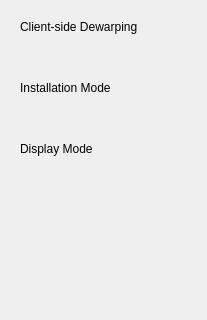
<?xml version="1.0" encoding="UTF-8"?>
<ui version="4.0">
 <class>FisheyePanel</class>
 <widget class="QWidget" name="FisheyePanel">
  <property name="geometry">
   <rect>
    <x>0</x>
    <y>0</y>
    <width>207</width>
    <height>320</height>
   </rect>
  </property>
  <property name="windowTitle">
   <string>Form</string>
  </property>
  <property name="styleSheet">
   <string notr="true">QToolButton
{
border: 0px;
padding: 0px;
}
QToolButton:hover
{
background-color: rgba(44, 122, 158, 220);
}
QToolButton:disabled
{
background: transparent;
}

QLabel:disabled
{
background: transparent;
}</string>
  </property>
  <layout class="QGridLayout" name="gridLayout">
   <item row="0" column="0">
    <widget class="QWidget" name="widget_translucent" native="true">
     <layout class="QVBoxLayout" name="verticalLayout">
      <item>
       <widget class="MyLabel" name="label_enable">
        <property name="text">
         <string>Client-side Dewarping</string>
        </property>
       </widget>
      </item>
      <item>
       <layout class="QHBoxLayout" name="horizontalLayout_2">
        <item>
         <widget class="MyIconToolButton" name="toolButton_enable">
          <property name="text">
           <string/>
          </property>
          <property name="icon">
           <iconset resource="../resource/resource.qrc">
            <normaloff>:/fisheye2/fisheye2/fisheye_client-side_dewarping_white.png</normaloff>:/fisheye2/fisheye2/fisheye_client-side_dewarping_white.png</iconset>
          </property>
          <property name="iconSize">
           <size>
            <width>32</width>
            <height>32</height>
           </size>
          </property>
          <property name="checkable">
           <bool>true</bool>
          </property>
         </widget>
        </item>
        <item>
         <widget class="QWidget" name="widget_2" native="true">
          <property name="maximumSize">
           <size>
            <width>37</width>
            <height>37</height>
           </size>
          </property>
         </widget>
        </item>
        <item>
         <widget class="QWidget" name="widget" native="true">
          <property name="maximumSize">
           <size>
            <width>37</width>
            <height>37</height>
           </size>
          </property>
         </widget>
        </item>
       </layout>
      </item>
      <item>
       <widget class="QWidget" name="widget_mode" native="true">
        <layout class="QVBoxLayout" name="verticalLayout_2">
         <property name="leftMargin">
          <number>0</number>
         </property>
         <property name="topMargin">
          <number>0</number>
         </property>
         <property name="rightMargin">
          <number>0</number>
         </property>
         <property name="bottomMargin">
          <number>0</number>
         </property>
         <item>
          <widget class="MyLabel" name="label_installMode">
           <property name="text">
            <string>Installation Mode</string>
           </property>
          </widget>
         </item>
         <item>
          <layout class="QHBoxLayout" name="horizontalLayout">
           <item>
            <widget class="MyIconToolButton" name="toolButton_install_ceiling">
             <property name="text">
              <string/>
             </property>
             <property name="iconSize">
              <size>
               <width>32</width>
               <height>32</height>
              </size>
             </property>
             <property name="checkable">
              <bool>true</bool>
             </property>
            </widget>
           </item>
           <item>
            <widget class="MyIconToolButton" name="toolButton_install_wall">
             <property name="text">
              <string/>
             </property>
             <property name="iconSize">
              <size>
               <width>32</width>
               <height>32</height>
              </size>
             </property>
             <property name="checkable">
              <bool>true</bool>
             </property>
            </widget>
           </item>
           <item>
            <widget class="MyIconToolButton" name="toolButton_install_flat">
             <property name="text">
              <string/>
             </property>
             <property name="iconSize">
              <size>
               <width>32</width>
               <height>32</height>
              </size>
             </property>
             <property name="checkable">
              <bool>true</bool>
             </property>
            </widget>
           </item>
          </layout>
         </item>
         <item>
          <widget class="MyLabel" name="label_displayMode">
           <property name="text">
            <string>Display Mode</string>
           </property>
          </widget>
         </item>
         <item>
          <layout class="QGridLayout" name="gridLayout_display">
           <item row="2" column="0">
            <widget class="MyIconToolButton" name="toolButton_1P4R">
             <property name="text">
              <string/>
             </property>
             <property name="iconSize">
              <size>
               <width>32</width>
               <height>32</height>
              </size>
             </property>
             <property name="checkable">
              <bool>true</bool>
             </property>
            </widget>
           </item>
           <item row="0" column="0">
            <widget class="MyIconToolButton" name="toolButton_1O">
             <property name="text">
              <string/>
             </property>
             <property name="iconSize">
              <size>
               <width>32</width>
               <height>32</height>
              </size>
             </property>
             <property name="checkable">
              <bool>true</bool>
             </property>
            </widget>
           </item>
           <item row="1" column="2">
            <widget class="MyIconToolButton" name="toolButton_1P1R">
             <property name="text">
              <string/>
             </property>
             <property name="iconSize">
              <size>
               <width>32</width>
               <height>32</height>
              </size>
             </property>
             <property name="checkable">
              <bool>true</bool>
             </property>
            </widget>
           </item>
           <item row="0" column="1">
            <widget class="MyIconToolButton" name="toolButton_1P">
             <property name="text">
              <string/>
             </property>
             <property name="iconSize">
              <size>
               <width>32</width>
               <height>32</height>
              </size>
             </property>
             <property name="checkable">
              <bool>true</bool>
             </property>
            </widget>
           </item>
           <item row="1" column="0">
            <widget class="MyIconToolButton" name="toolButton_4R">
             <property name="text">
              <string/>
             </property>
             <property name="iconSize">
              <size>
               <width>32</width>
               <height>32</height>
              </size>
             </property>
             <property name="checkable">
              <bool>true</bool>
             </property>
            </widget>
           </item>
           <item row="2" column="2">
            <widget class="MyIconToolButton" name="toolButton_1O8R">
             <property name="text">
              <string/>
             </property>
             <property name="iconSize">
              <size>
               <width>32</width>
               <height>32</height>
              </size>
             </property>
             <property name="checkable">
              <bool>true</bool>
             </property>
            </widget>
           </item>
           <item row="2" column="1">
            <widget class="MyIconToolButton" name="toolButton_1P6R">
             <property name="text">
              <string/>
             </property>
             <property name="iconSize">
              <size>
               <width>32</width>
               <height>32</height>
              </size>
             </property>
             <property name="checkable">
              <bool>true</bool>
             </property>
            </widget>
           </item>
           <item row="1" column="1">
            <widget class="MyIconToolButton" name="toolButton_1O3R">
             <property name="text">
              <string/>
             </property>
             <property name="iconSize">
              <size>
               <width>32</width>
               <height>32</height>
              </size>
             </property>
             <property name="checkable">
              <bool>true</bool>
             </property>
            </widget>
           </item>
           <item row="0" column="2">
            <widget class="MyIconToolButton" name="toolButton_2P">
             <property name="text">
              <string/>
             </property>
             <property name="iconSize">
              <size>
               <width>32</width>
               <height>32</height>
              </size>
             </property>
             <property name="checkable">
              <bool>true</bool>
             </property>
            </widget>
           </item>
          </layout>
         </item>
        </layout>
       </widget>
      </item>
      <item>
       <spacer name="verticalSpacer">
        <property name="orientation">
         <enum>Qt::Vertical</enum>
        </property>
        <property name="sizeHint" stdset="0">
         <size>
          <width>20</width>
          <height>40</height>
         </size>
        </property>
       </spacer>
      </item>
     </layout>
    </widget>
   </item>
  </layout>
 </widget>
 <customwidgets>
  <customwidget>
   <class>MyLabel</class>
   <extends>QLabel</extends>
   <header>mylabel.h</header>
  </customwidget>
  <customwidget>
   <class>MyIconToolButton</class>
   <extends>QToolButton</extends>
   <header>myicontoolbutton.h</header>
  </customwidget>
 </customwidgets>
 <tabstops>
  <tabstop>toolButton_enable</tabstop>
  <tabstop>toolButton_install_ceiling</tabstop>
  <tabstop>toolButton_install_wall</tabstop>
  <tabstop>toolButton_install_flat</tabstop>
  <tabstop>toolButton_1O</tabstop>
  <tabstop>toolButton_1P</tabstop>
  <tabstop>toolButton_2P</tabstop>
  <tabstop>toolButton_4R</tabstop>
  <tabstop>toolButton_1O3R</tabstop>
  <tabstop>toolButton_1P1R</tabstop>
  <tabstop>toolButton_1P4R</tabstop>
  <tabstop>toolButton_1P6R</tabstop>
  <tabstop>toolButton_1O8R</tabstop>
 </tabstops>
 <resources>
  <include location="../resource/resource.qrc"/>
 </resources>
 <connections/>
</ui>
